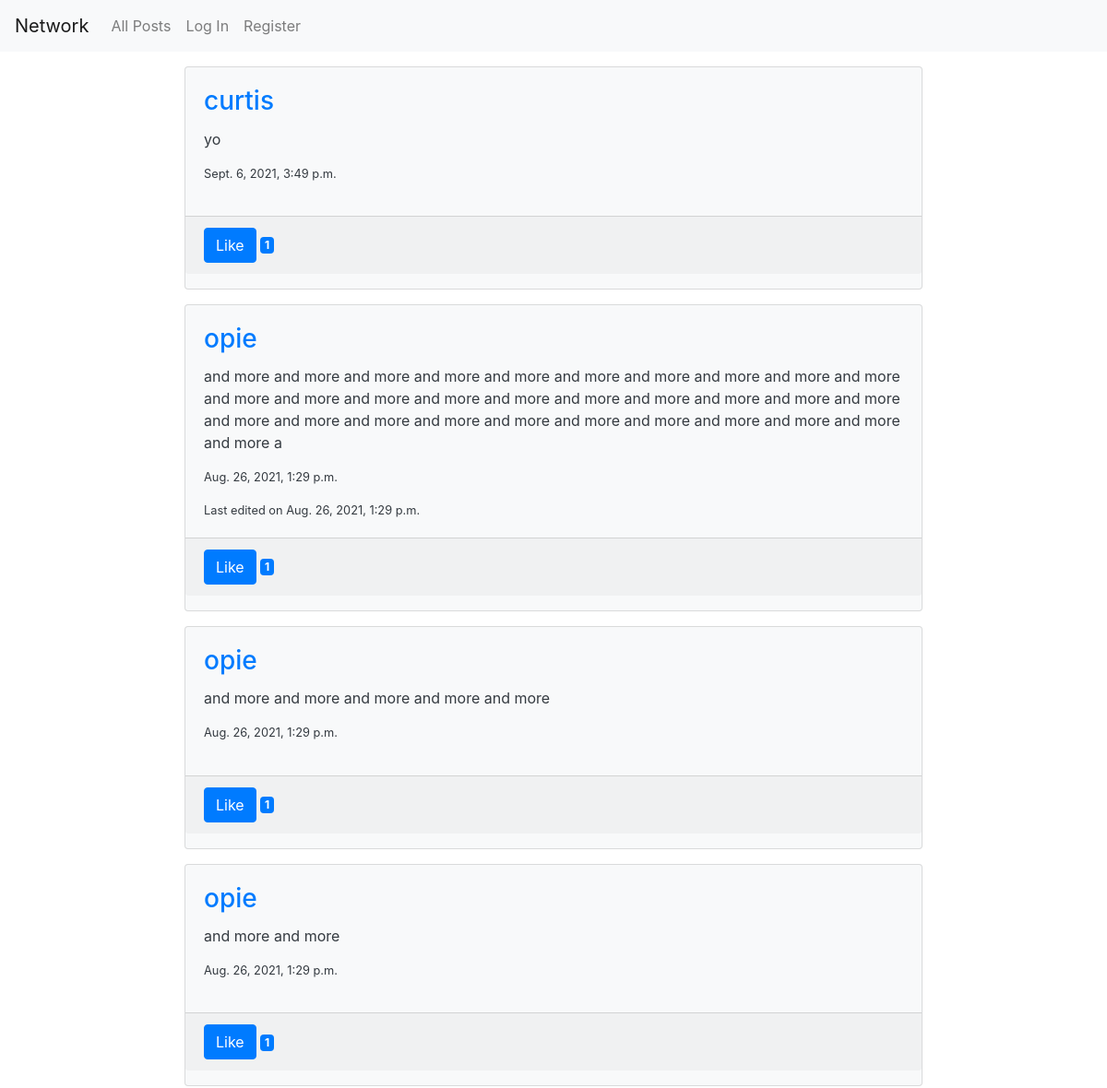
/ (upper part), run on an earlier commit of the app's database.
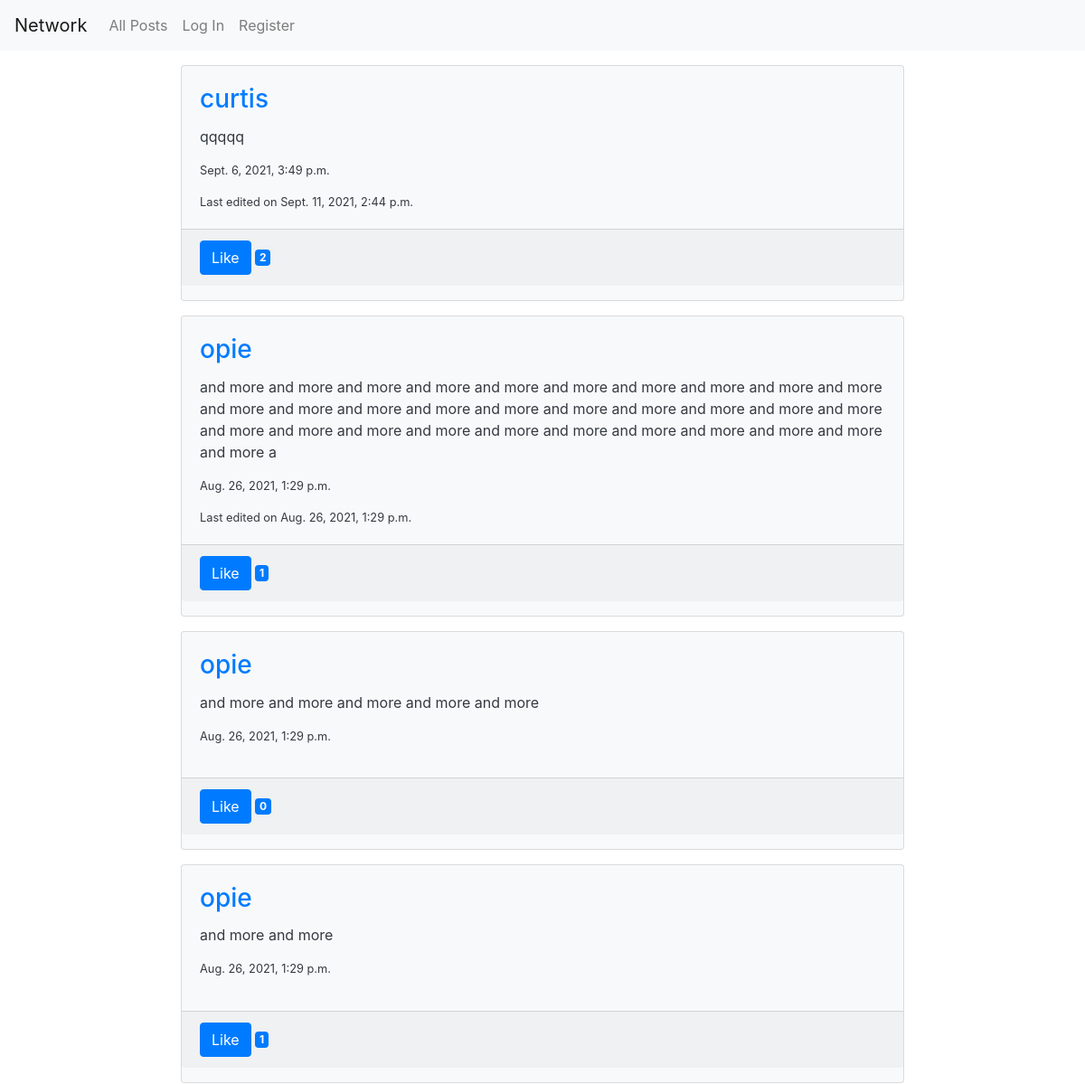
And on a later commit of the database.
### network/models.py (models this page shows, shortened)
class Post(models.Model):
    poster = models.ForeignKey(
        User, on_delete=models.CASCADE, related_name="posts")
    content = models.CharField(max_length=280)
    created = models.DateTimeField(auto_now_add=True)
    updated = models.DateTimeField(auto_now=True)

class User(AbstractUser):
    def __str__(self):
        return f"{self.username}"

### network/views.py (the view)
# urls.py: path("", views.index, name="index"),
def index(request):
    form = NewPostForm()
    user_id = request.user.id
    all_posts = list(Post.objects.all().values())
    all_posts = get_post_data(all_posts, user_id)
    paginator = Paginator(all_posts, 10)
    page_number = request.GET.get('page')
    page_obj = paginator.get_page(page_number)
    context = {
        "page_obj": page_obj,
        "form": form
    }
    return render(request, "network/index.html", context)

### network/views.py (called while the page is built)
def get_post_data(posts, user_id):
    posts.sort(key=lambda post: post['created'], reverse=True)
    for post in posts:
        poster_id = post['poster_id']
        poster = User.objects.get(pk=poster_id).username
        post['poster'] = poster
        post_id = post['id']
        likes = Like.objects.filter(liked_post=post_id, like_status=True)
        likes_count = likes.count()  # no need convert to list to get count?
        post['likes_count'] = likes_count
        likes_by_user = list(likes.filter(liker=user_id, like_status=True))
        if likes_by_user == []:
            like_button = "Like"
        else:
            like_button = "Unlike"
        post['like_button'] = like_button
    return posts

### network/templates/network/index.html (shortened to what this page needs)
{% extends "network/layout.html" %}
{% load static %}
{% block body %}
    <div id="all-posts">
        {% for post in page_obj %}
            <div class="card text-dark bg-light m-3 mx-auto" style="width: 50rem;">
                <div class="card-body">
                    <h3 class="card-title"><a href="{% url 'profile' post.poster %}">{{post.poster}}</a></h5>
                    <p class="card-text post-content" id="post-content-{{post.id}}">{{post.content}}</p>
                    <p class="card-text small">{{post.created}}</p>
                    <p class="card-text small" id="edit-info-{{post.id}}">
                        {% if post.created != post.updated %}
                            Last edited on {{post.updated}}
                        {% endif %}
                    </p>
                </div>
                <p class="card-footer">
                    <button type="submit" class="btn btn-primary like-button" id="like-button-{{post.id}}">{{post.like_button}}</button>
                    <span class="badge badge-primary like-badge" id="like-badge-{{post.id}}">{{post.likes_count}}</span>
                </p>
            </div>
        {% endfor %}
    </div>
{% endblock %}

### network/templates/network/layout.html (shortened to what this page needs)
{% load static %}
<!DOCTYPE html>
<html lang="en">
    <head>
        <link rel="stylesheet" href="https://stackpath.bootstrapcdn.com/bootstrap/4.4.1/css/bootstrap.min.css">
        <link href="{% static 'network/styles.css' %}" rel="stylesheet">
    </head>
    <body>
        <nav class="navbar navbar-expand-lg navbar-light bg-light">
            <a class="navbar-brand" href="{% url 'index' %}">Network</a>
            <div>
              <ul class="navbar-nav mr-auto">
                <li class="nav-item">
                  <a class="nav-link" href="{% url 'index' %}">All Posts</a>
                </li>
                {% if user.is_authenticated %}
                    <li class="nav-item">
                        <a class="nav-link" href="{% url 'following' %}">Following</a>
                    </li>
                    <li class="nav-item">
                        <a class="nav-link" href="{% url 'logout' %}">Log Out</a>
                    </li>
                {% else %}
                    <li class="nav-item">
                        <a class="nav-link" href="{% url 'login' %}">Log In</a>
                    </li>
                    <li class="nav-item">
                        <a class="nav-link" href="{% url 'register' %}">Register</a>
                    </li>
                {% endif %}
              </ul>
            </div>
          </nav>
        <div class="body">
            {% block body %}
            {% endblock %}
        </div>
    </body>
</html>

What changed in the data, as far as the page shows it:
changed Post "curtis": content "yo" → "qqqqq"; updated (not shown) → "Sept. 11, 2021, 2:44 p.m."; likes_count "1" → "2"
computed for Post "and more and more and more and more and more": likes_count "1" → "0"
